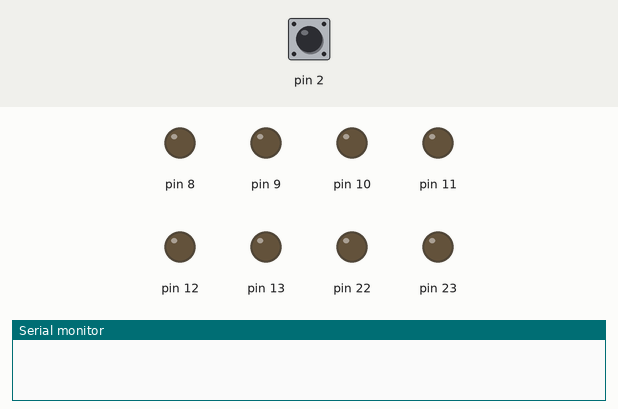
The program below on a simulated Arduino Uno, built with avr-gcc and run on an emulated ATmega328P. Shown: output pins drawn as LEDs (lit = HIGH), the last lines printed to the serial monitor. The inputs (shaded band) are chosen by the test bench; at power-on: pin 2 HIGH.

Above: at 5.0 s.
5.1 s: pin 2 pulled LOW for 0.15 s
At 6.2 s:
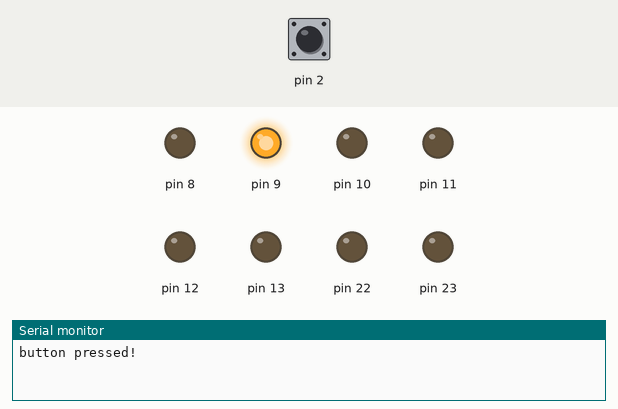
6.7 s: pin 2 pulled LOW for 1 s
At 7.4 s:
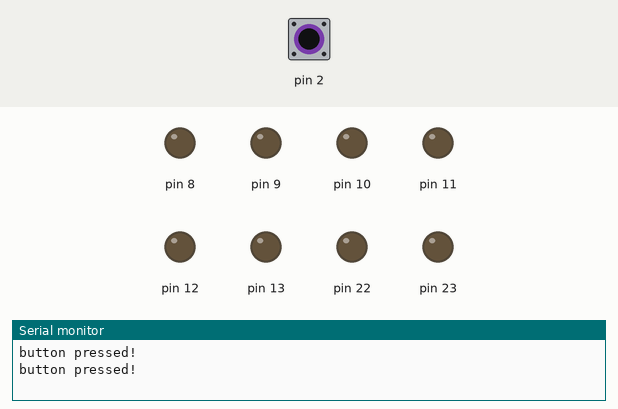
9.2 s: pin 2 pulled LOW for 3.2 s
At 10.5 s:
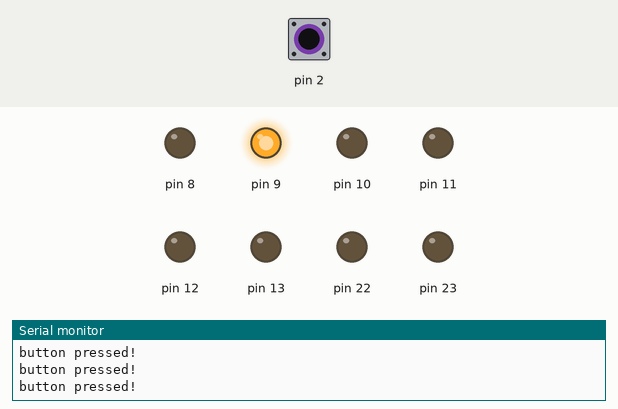
Timing chart, 0 to 12.2 s (numbered marks = the images above; inputs shaded):
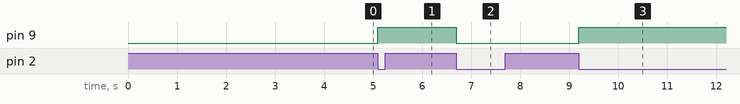

The program:

main.cpp
```cpp
#include <avr/io.h>
#include <avr/interrupt.h>
#include <util/delay.h>

#define _F_CPU 16000000UL
#define BAUD 9600
#define MYUBRR 103
// (_F_CPU/16/BAUD-1)
//

constexpr uint8_t RE_SW { 4 }; // INT0
constexpr uint8_t RE_CLK { 5 }; // INT1
constexpr uint8_t RE_DAT { 6 };

constexpr uint8_t LED1 { 25 };
constexpr uint8_t LED2 { 26 };
constexpr uint8_t LED3 { 27 };


volatile bool button_pressed_p { false };


void uart_init(unsigned int ubrr) {
    // Set baud rate
    UBRR0H = (unsigned char)(ubrr>>8);
    UBRR0L = (unsigned char)ubrr;

    // Set frame format: 8 data bits, 1 stop bit, no parity
    UCSR0C = (1<<UCSZ01) | (1<<UCSZ00);

    // Enable transmitter
    UCSR0B = (1<<RXEN0) | (1<<TXEN0);

}

void uart_transmit(uint8_t data) {
    // Wait for empty transmit buffer
    while (!(UCSR0A & (1<<UDRE0))) {}

    // Put data into buffer, sends the data
    UDR0 = data;
}


void uart_print(char* str) {
    uint8_t i = 0;
    // while (str[i]) {
    while (str[i]) {
        uart_transmit(str[i]);
        i++;
    }
}


static char z[] = "button pressed!\r\n";

int main(void) {

    DDRB = 0b11111111;
    uart_init(MYUBRR);
    DDRD &= ~(1 << PD2);
    PORTD |= (1 << PD2);

    EIMSK |= (1 << INT0);
    EICRA |= (1 << ISC01);
    EICRA &= ~(1 << ISC00);
    sei();

    while (1) {
        if (button_pressed_p) {
            uart_print(z);
            button_pressed_p = false;
        }
    }
    return 0;
}


ISR(INT0_vect) {
    PORTB ^= (1 << PB1); // Toggle PB5 (Arduino pin 13)
    button_pressed_p = true;
}
```

Measured:
- after the input at 5.1 s, pin 9: LOW → HIGH at once
- after the input at 6.7 s, pin 9: HIGH → LOW at once
- after the input at 9.2 s, pin 9: LOW → HIGH at once
